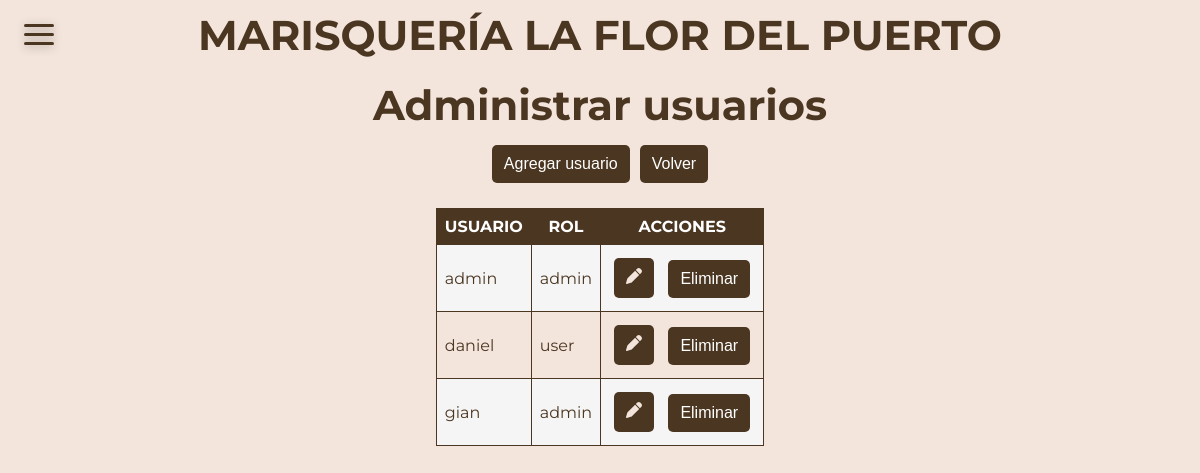
Page /admin (signed in) on the earlier database version.
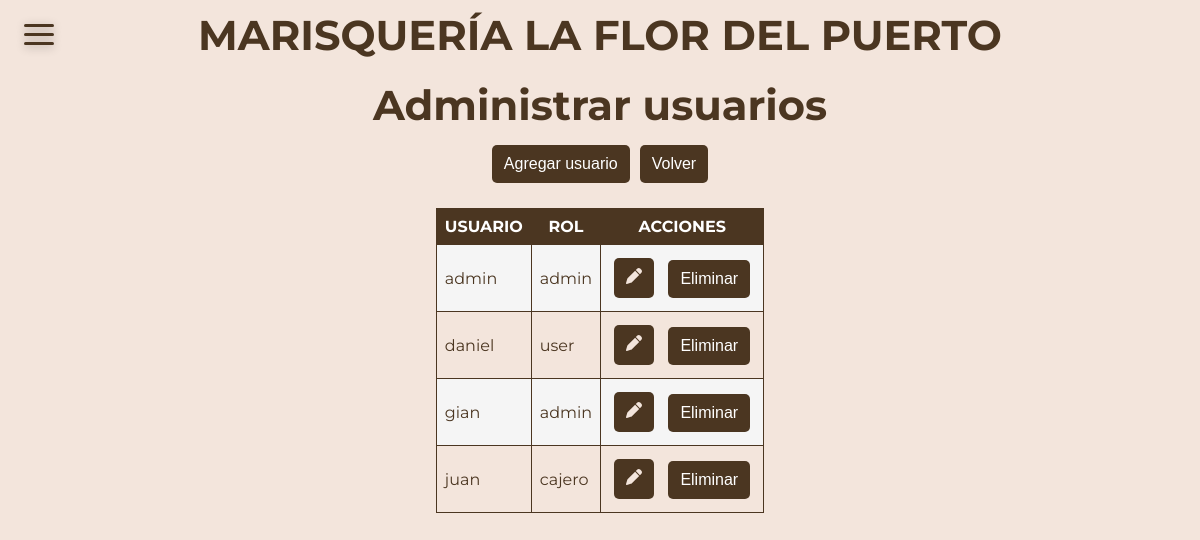
Same page on the later database version.
### models.py (models this page shows, shortened)
class User(db.Model):
    id = db.Column(db.Integer, primary_key=True)
    username = db.Column(db.String(80), nullable=False)
    password = db.Column(db.String(80), nullable=False)
    rol = db.Column(db.String(80), nullable=False)

### routes.py (the view)
@app.route('/admin', methods=['GET'])
def admin():
    if 'username' not in session:
        return redirect(url_for('login'))
    if session['tipo_usuario'] == 'admin':
        return render_template('admin.html', users=User.query.all())
    else:
        return redirect(url_for('index'))

### templates/admin.html (shortened to what this page needs)
{% extends 'base.html' %}
{% block content %}
    <h1>Administrar usuarios</h1>
    <div class="buttons_container">
        <button onclick="openModalAddUser()" class="btn">Agregar usuario</button>
        <button onclick="window.location.href = '/'" class="btn">Volver</button>
    </div>
    <table>
        <thead>
            <tr>
                <th>Usuario</th>
                <th>Rol</th>
                <th>Acciones</th>
            </tr>
        </thead>
        <tbody>
            {% for user in users %}
            <tr>
                <td>{{ user.username }}</td>
                <td>{{ user.rol }}</td>
                <td>
                    <button type="submit" onclick="openModalEdit({{ user.id }})" class="btn">
                    </button>
                    <button type="submit" onclick="deleteUser({{ user.id }})" class="btn">Eliminar</button>
                </td>
            </tr>
            {% endfor %}
        </tbody>
    </table>
{% endblock %}

### templates/base.html (shortened to what this page needs)
<!DOCTYPE html>
<html lang="en">
<head>
    <link rel="stylesheet" href="{{ url_for('static', filename='css/base.css') }}">
</head>
<body>
    <header>
        <div class="menu-button menu-not-active" id="menu-button">
            <span></span>
            <span></span>
            <span></span>
        </div>
    </header>
    <div class="container">
        <h1>MARISQUERÍA LA FLOR DEL PUERTO</h1>
        {% block content %}{% endblock %}
    </div>
</body>
</html>

### static/css/base.css (style rules this page uses)
* { margin: 0; padding: 0; box-sizing: border-box; }
body { --bg-color: #4b3621; --text-color: #fff; font-family: Arial, sans-serif; background-color: #f3e5dc; font-family: 'Montserrat', sans-serif; color: #4b3621; display: block; }
header { display: flex; justify-content: space-between; align-items: center; position: fixed; top: 0; left: 0; width: 100%; height: 10dvh; padding: 8px 30px; z-index: 100; }
.menu-button { width: 30px; cursor: pointer; position: absolute; top: 30%; left: 5%; z-index: 110; }
.menu-button span { display: block; width: 100%; height: 3px; box-shadow: rgba(0, 0, 0, 0.3) 0px 2px 10px 0px; position: relative; border-radius: 3px; background-color: var(--bg-color); transition: all 0.3s ease; }
span + span { margin-top: 6px; }
.menu-not-active span:nth-child(1) { animation: ease .7s top-2 forwards; }
.menu-not-active span:nth-child(2) { animation: ease .7s scaled-2 forwards; }
.menu-not-active span:nth-child(3) { animation: ease .7s bottom-2 forwards; }
a, button { border: none; cursor: pointer; outline: none; transition: 0.3s; }
h1 { width: 83%; text-align: center; padding: 10px; font-size: clamp(1.5rem, 5vw, 2.6rem); text-wrap: balance; margin: 0 auto; }
.btn { display: inline-block; padding: 10px 12px; background-color: #4b3621; color: #fff; text-decoration: none; border-radius: 5px; margin: 5px; font-size: clamp(0.8rem, 5vw, 1rem); }
.buttons_container { width: 100%; display: flex; flex-direction: row; justify-content: center; align-items: center; }
table { width: auto; border-collapse: collapse; margin: 20px auto; }
table th, table td { border: 1px solid #4b3621; padding: 8px; text-align: left; }
th { background-color: #4b3621; color: #fff; text-align: center !important; text-transform: uppercase; }
tr:nth-child(odd) { background-color: #f5f5f5; color: #4b3621; }
@media (min-width: 960px) { .menu-button { left: 2%; } }

Differences in the rows shown:
added User: username "juan", rol "cajero"
